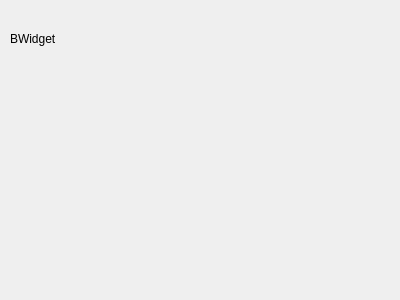
<?xml version="1.0" encoding="UTF-8"?>
<ui version="4.0">
 <class>BWidget</class>
 <widget class="QWidget" name="BWidget">
  <property name="geometry">
   <rect>
    <x>0</x>
    <y>0</y>
    <width>400</width>
    <height>300</height>
   </rect>
  </property>
  <property name="windowTitle">
   <string>Form</string>
  </property>
  <widget class="QLabel" name="label">
   <property name="geometry">
    <rect>
     <x>10</x>
     <y>30</y>
     <width>58</width>
     <height>18</height>
    </rect>
   </property>
   <property name="text">
    <string>BWidget</string>
   </property>
  </widget>
 </widget>
 <resources/>
 <connections/>
</ui>
